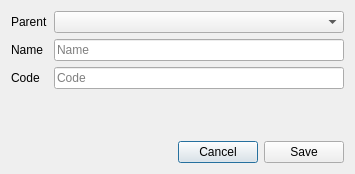
<?xml version="1.0" encoding="UTF-8"?>
<ui version="4.0">
 <class>CategoryAddDialog</class>
 <widget class="QDialog" name="CategoryAddDialog">
  <property name="geometry">
   <rect>
    <x>0</x>
    <y>0</y>
    <width>355</width>
    <height>174</height>
   </rect>
  </property>
  <property name="windowTitle">
   <string>Add New Category</string>
  </property>
  <layout class="QVBoxLayout" name="verticalLayout">
   <item>
    <layout class="QFormLayout" name="formLayout">
     <item row="0" column="0">
      <widget class="QLabel" name="label">
       <property name="text">
        <string>Parent</string>
       </property>
      </widget>
     </item>
     <item row="1" column="0">
      <widget class="QLabel" name="label_2">
       <property name="text">
        <string>Name</string>
       </property>
      </widget>
     </item>
     <item row="2" column="0">
      <widget class="QLabel" name="label_3">
       <property name="text">
        <string>Code</string>
       </property>
      </widget>
     </item>
     <item row="0" column="1">
      <widget class="QComboBox" name="comboParent"/>
     </item>
     <item row="1" column="1">
      <widget class="QLineEdit" name="lineName">
       <property name="placeholderText">
        <string>Name</string>
       </property>
      </widget>
     </item>
     <item row="2" column="1">
      <widget class="QLineEdit" name="lineCode">
       <property name="placeholderText">
        <string>Code</string>
       </property>
      </widget>
     </item>
    </layout>
   </item>
   <item>
    <spacer name="verticalSpacer">
     <property name="orientation">
      <enum>Qt::Vertical</enum>
     </property>
     <property name="sizeHint" stdset="0">
      <size>
       <width>20</width>
       <height>40</height>
      </size>
     </property>
    </spacer>
   </item>
   <item>
    <layout class="QHBoxLayout" name="horizontalLayout">
     <item>
      <spacer name="horizontalSpacer">
       <property name="orientation">
        <enum>Qt::Horizontal</enum>
       </property>
       <property name="sizeHint" stdset="0">
        <size>
         <width>40</width>
         <height>20</height>
        </size>
       </property>
      </spacer>
     </item>
     <item>
      <widget class="QPushButton" name="pushCancel">
       <property name="text">
        <string>Cancel</string>
       </property>
      </widget>
     </item>
     <item>
      <widget class="QPushButton" name="pushSave">
       <property name="text">
        <string>Save</string>
       </property>
      </widget>
     </item>
    </layout>
   </item>
  </layout>
 </widget>
 <resources/>
 <connections>
  <connection>
   <sender>pushCancel</sender>
   <signal>clicked()</signal>
   <receiver>CategoryAddDialog</receiver>
   <slot>hide()</slot>
   <hints>
    <hint type="sourcelabel">
     <x>228</x>
     <y>145</y>
    </hint>
    <hint type="destinationlabel">
     <x>177</x>
     <y>86</y>
    </hint>
   </hints>
  </connection>
 </connections>
</ui>
